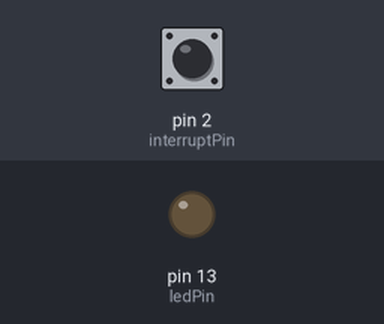
A sketch run on a simulated Arduino Uno, built with avr-gcc and run on an emulated ATmega328P. Parts: output pins drawn as LEDs (lit = HIGH). Dashed ring = blinking. Inputs (shaded band) come from the test bench; at power-on: pin 2 (interruptPin) HIGH.

Above: at 0.6 s.
At 1.2 s:
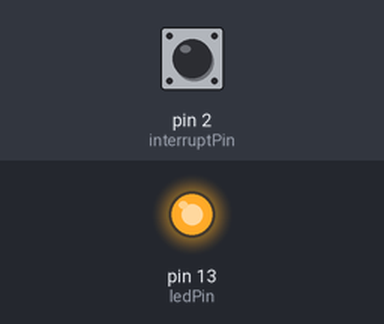
1.3 s: pin 2 (interruptPin) pulled LOW for 0.15 s
At 1.55 s:
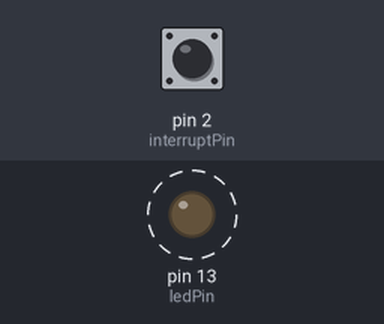
Timing chart, 0 to 10.3 s (numbered marks = the images above; inputs shaded):
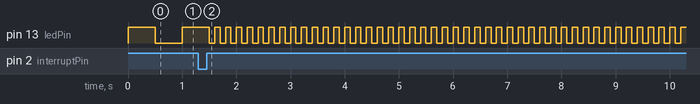

Measured:
- after the input at 1.3 s, pin 13 (ledPin): alternates HIGH for 0.10 s and LOW for 0.10 s, starting after 0.30 s

The sketch:

07_04_interrupts.ino
```cpp
const int interruptPin = 2;
const int ledPin = 13;
int period = 500;

void setup() {
  pinMode(ledPin, OUTPUT);
  pinMode(interruptPin, INPUT_PULLUP);
  attachInterrupt(digitalPinToInterrupt(interruptPin), goFast, FALLING);
}

void loop()  {
  digitalWrite(ledPin, HIGH);
  delay(period);
  digitalWrite(ledPin, LOW);
  delay(period);
}

void goFast() {
  period = 100;
}
```
